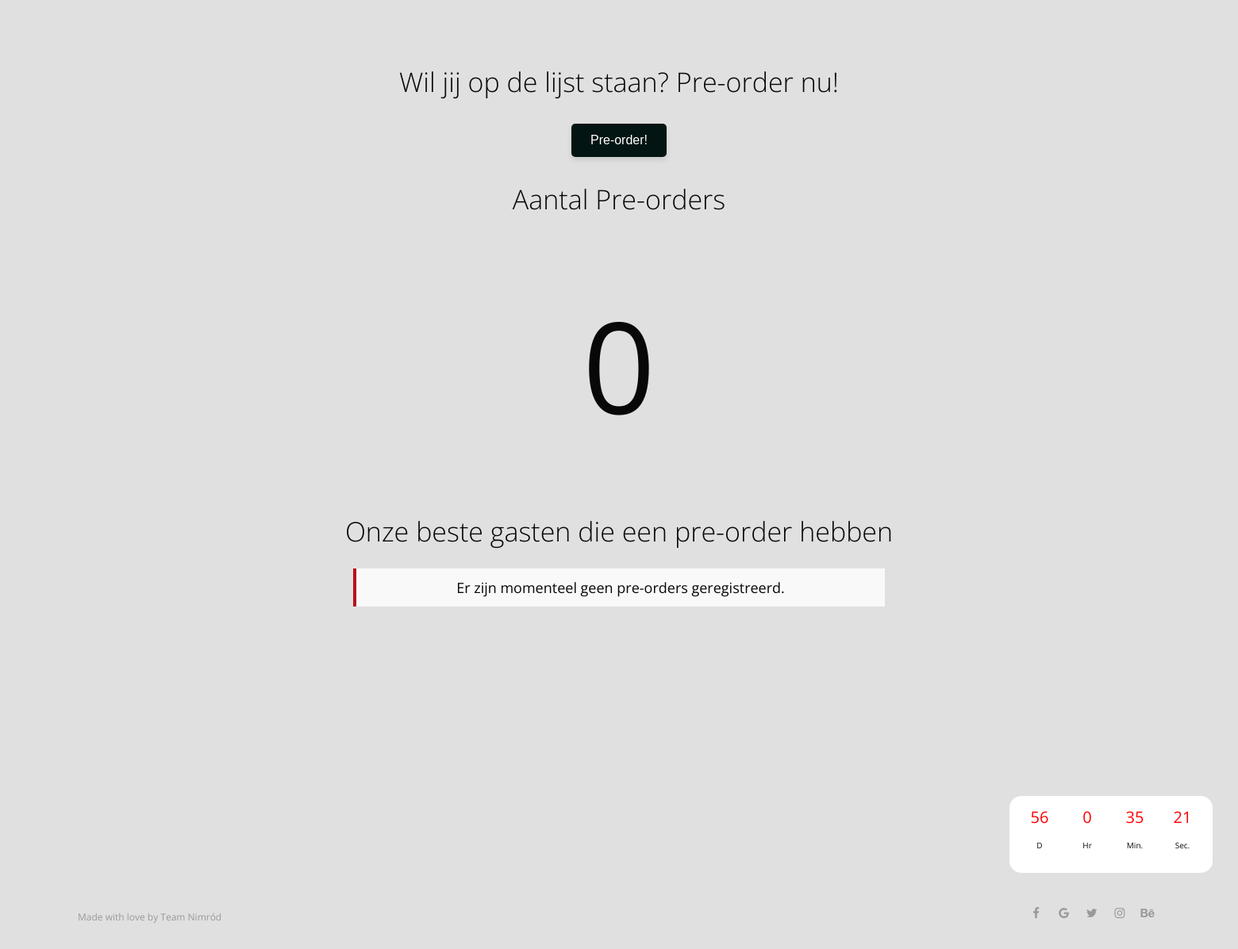
Before: /pre-order-waitlist.php (lower part) with the older database file.
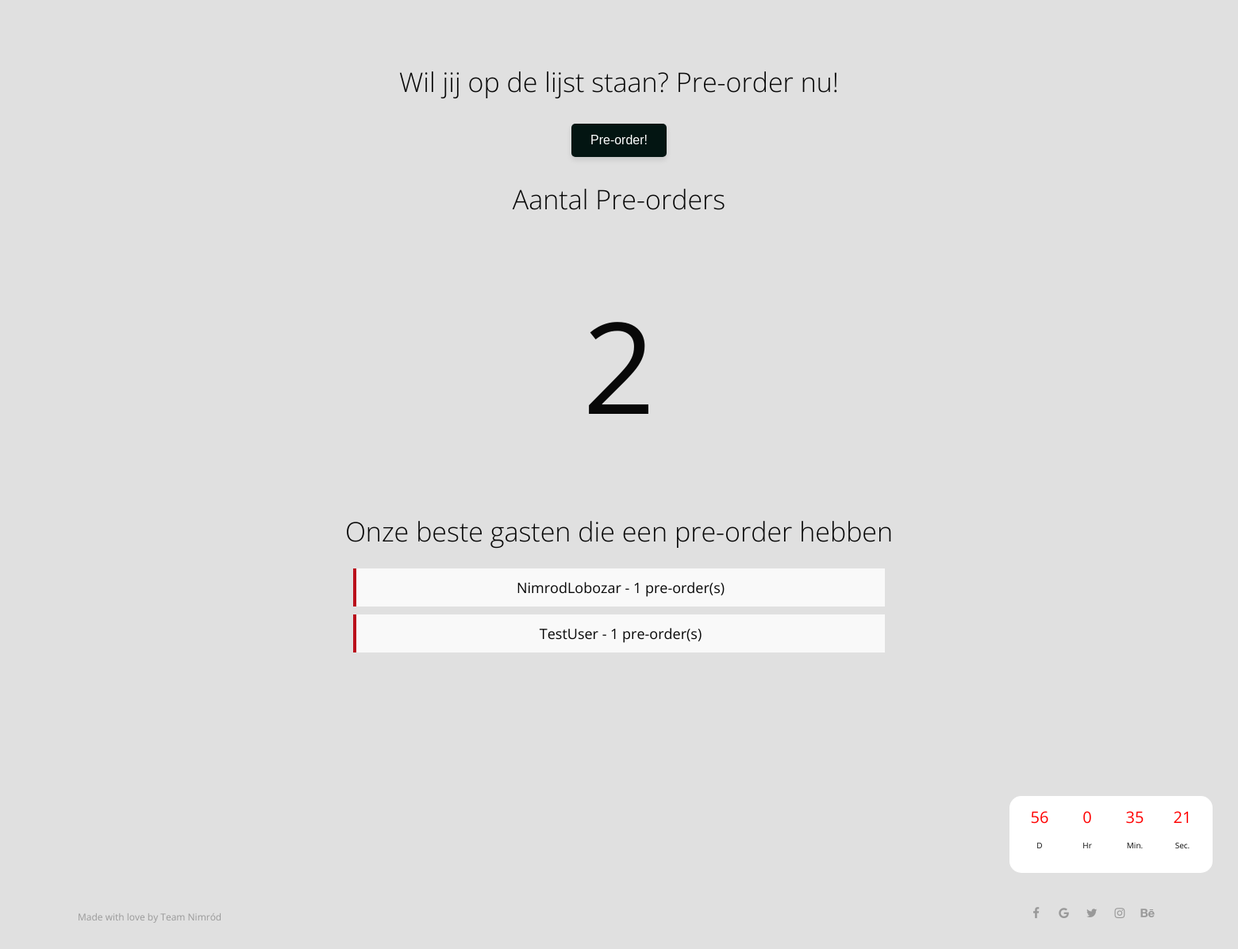
After: the same page with the newer database file.
### tables this page shows
CREATE TABLE IF NOT EXISTS `users` (
  `id` int UNSIGNED NOT NULL AUTO_INCREMENT,
  `username` varchar(100) NOT NULL,
  `first_name` varchar(255) DEFAULT NULL,
  `last_name` varchar(255) DEFAULT NULL,
  `country` varchar(255) DEFAULT NULL,
  `street` varchar(255) DEFAULT NULL,
  `adres` varchar(255) DEFAULT NULL,
  `city` varchar(255) DEFAULT NULL,
  `state_province` varchar(255) DEFAULT NULL,
  `zip_postal_code` varchar(20) DEFAULT NULL,
  `email` varchar(100) NOT NULL,
  `password` varchar(255) NOT NULL,
  `created_at` timestamp NULL DEFAULT CURRENT_TIMESTAMP,
  `is_admin` tinyint(1) DEFAULT '0',
  `about` text,
  `profile_photo` varchar(255) DEFAULT 'assets/img/default/default-profile.png',
  `cover_photo` varchar(255) DEFAULT 'assets/img/default/default-cover.jpg',
  `PreOrder` tinyint(1) DEFAULT '0',
  `date` timestamp NULL DEFAULT CURRENT_TIMESTAMP,
  PRIMARY KEY (`id`),
  UNIQUE KEY `email` (`email`)
);

### pre-order-waitlist.php (the view, shortened to what the changed rows need)
<?php
include 'config/config.php';
$sql = "SELECT username, PreOrder FROM users WHERE PreOrder > 0";
$sqlCount = "SELECT SUM(PreOrder) as total_preorders FROM users";
try {
    $stmt = $pdo->prepare($sql);
    $stmt->execute();
    $usernames = $stmt->fetchAll(PDO::FETCH_ASSOC);
    $stmtCount = $pdo->prepare($sqlCount);
    $stmtCount->execute();
    $countResult = $stmtCount->fetch(PDO::FETCH_ASSOC);
    $totalPreorders = $countResult['total_preorders'];
} catch (PDOException $e) {
    die("Fout bij het ophalen van gegevens: " . $e->getMessage());
}
?>
<!DOCTYPE html>
<html lang="nl">
<head lang="en">
    <link rel="stylesheet" href="assets/css/style.css">
    <link rel="stylesheet" href="assets/css/namari-color.css">
    <link rel="stylesheet" href="https://cdnjs.cloudflare.com/ajax/libs/font-awesome/6.0.0-beta3/css/all.min.css">
    <link rel="stylesheet" href="assets/css/font-awesome.min.css">
    <link href="assets/css/animate.css" rel="stylesheet" type="text/css">
</head>
<body>
    <main class="pre-order-main bg-gray-100 py-8 px-4">
        <div class="space-y-8 max-w-md mx-auto">
            <div class="text-center">
                <h2 class="text-2xl font-semibold mb-4">Wil jij op de lijst staan? Pre-order nu!</h2>
            </div>
            <div class="text-center">
                <h2 class="text-2xl font-semibold mb-4">Aantal Pre-orders</h2>
                <div class="pre-order-number text-lg font-semibold text-gray-700">
                    <p><?php echo htmlspecialchars($totalPreorders); ?></p>
                </div>
            </div>
            <div class="text-center">
                <h2 class="text-2xl font-semibold mb-4">Onze beste gasten die een pre-order hebben</h2>
                <div class="pre-orders">
                    <ul class="list-disc list-inside text-gray-700">
                        <?php if (empty($usernames)): ?>
                            <li>Er zijn momenteel geen pre-orders geregistreerd.</li>
                        <?php else: ?>
                            <?php foreach ($usernames as $user): ?>
                                <li><?php echo htmlspecialchars($user['username']) . " - " . $user['PreOrder'] . " pre-order(s)"; ?></li>
                            <?php endforeach; ?>
                        <?php endif; ?>
                    </ul>
                </div>
            </div>
        </div>
    </main>
</body>
</html>

Changed rows visible on the page:
now on this page (row edited): users: username "NimrodLobozar", PreOrder "1"
now on this page (row edited): users: username "TestUser", PreOrder "1"
Other visible differences:
$totalPreorders: "0" → "2"
text no longer shown: "Er zijn momenteel geen pre-orders geregistreerd."
